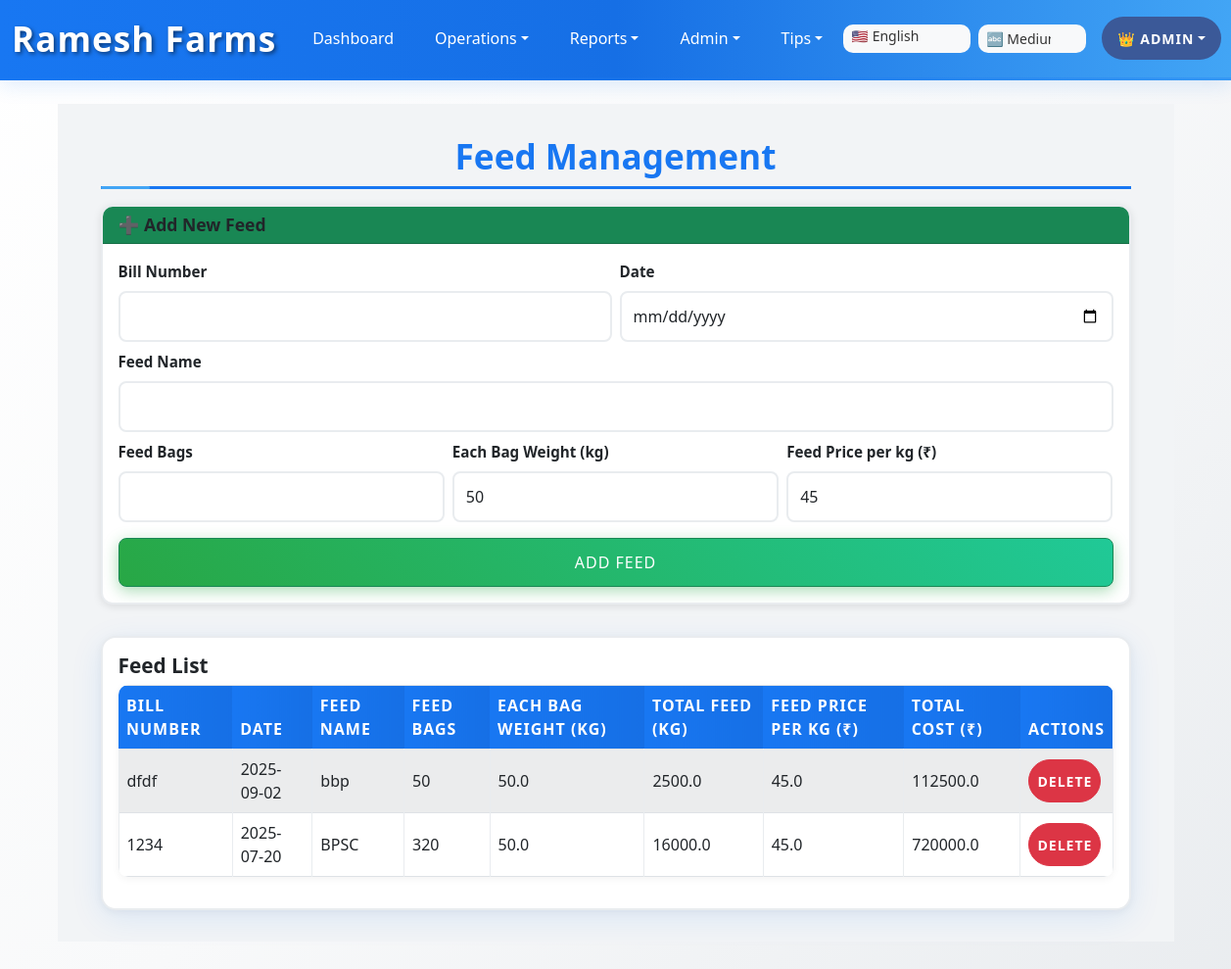
The page /feed_management (signed in) on the database as committed earlier.
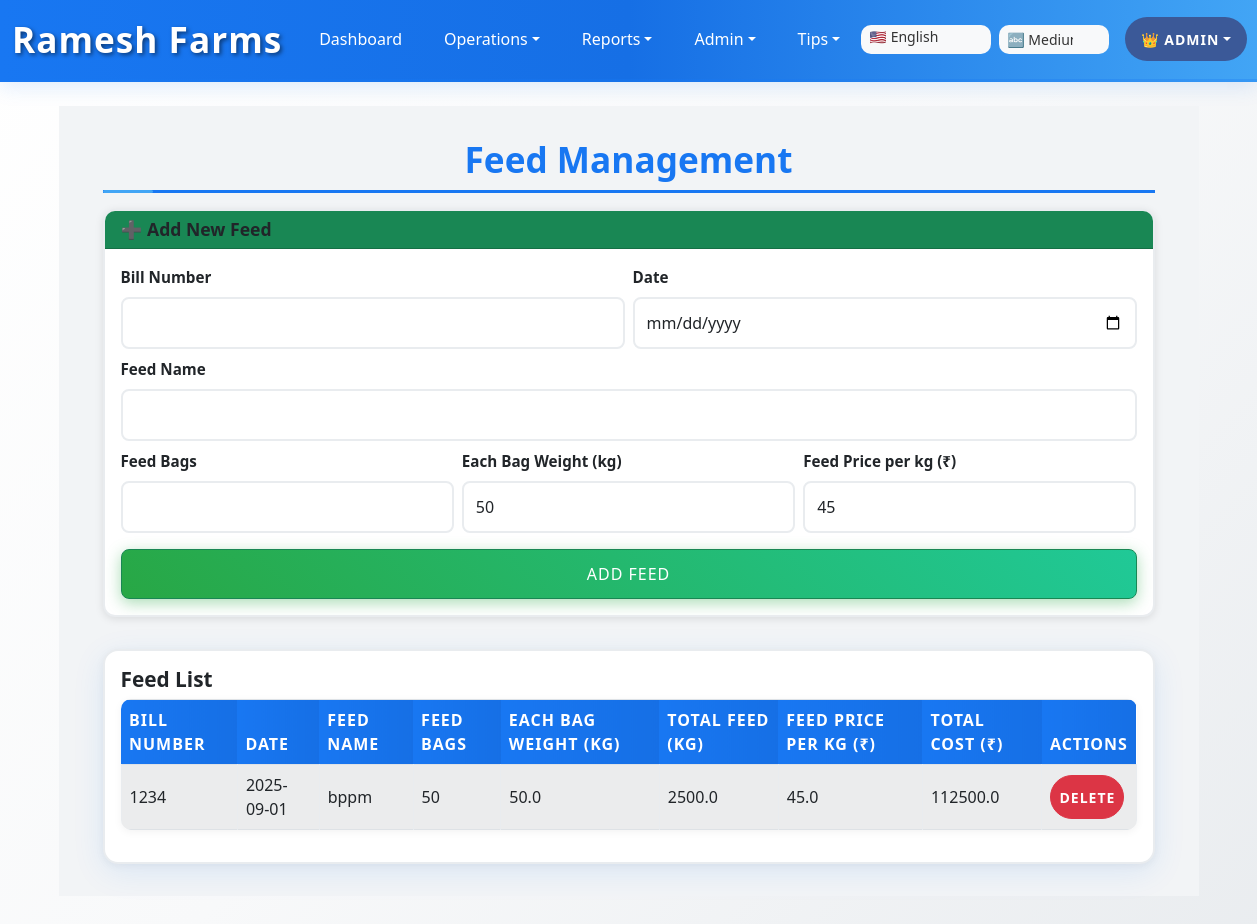
The same page on the database as committed later.
### app.py (models this page shows)
class Feed(db.Model):
    id = db.Column(db.Integer, primary_key=True)
    cycle_id = db.Column(db.Integer, nullable=True)  # Allow null for existing data
    bill_number = db.Column(db.String(50))
    date = db.Column(db.String(20))
    feed_name = db.Column(db.String(120))
    feed_bags = db.Column(db.Integer, default=0)
    bag_weight = db.Column(db.Float, default=50.0)
    total_feed_kg = db.Column(db.Float, default=0.0)
    price_per_kg = db.Column(db.Float, default=0.0)
    total_cost = db.Column(db.Float, default=0.0)
    feed_ext1 = db.Column(db.String(500), nullable=True)  # For feed management screen extensions
    feed_ext2 = db.Column(db.String(500), nullable=True)
    feed_ext3 = db.Column(db.Float, nullable=True)
    feed_ext4 = db.Column(db.Float, nullable=True)

### app.py (the view, shortened to what this page needs)
@app.route('/feed_management', methods=['GET', 'POST'])
@login_required
def feed_management():
    cycle = get_active_cycle()
    if not cycle:
        return redirect(url_for('setup'))
    feeds = Feed.query.filter_by(cycle_id=cycle.id).order_by(Feed.date.desc()).all()
    total_cost = sum(f.total_cost for f in feeds)
    return render_template('feed_management.html', feeds=feeds, total_cost=total_cost, cycle=cycle)

### app.py (called while the page is built)
def login_required(f):
    @wraps(f)
    def decorated_function(*args, **kwargs):
        if 'user_id' not in session:
            return redirect(url_for('login'))
        return f(*args, **kwargs)
    return decorated_function

def get_active_cycle():
    return Cycle.query.filter_by(status='active').order_by(Cycle.id.desc()).first()

### templates/feed_management.html (shortened to what this page needs)
{% extends 'base.html' %}
{% block content %}
<div class="mobile-container">
  <h2 class="mobile-header text-center mb-mobile-3" data-i18n="feed_management_title">🌾 Feed Management</h2>
  <div class="mobile-section">
    <div class="mobile-card card">
      <div class="card-header bg-success text-white p-mobile-2">
        <h6 class="mb-0">➕ Add New Feed</h6>
      </div>
      <div class="card-body p-mobile-2">
        <form method="POST">
          <div class="row g-2">
            <div class="col-12 col-md-6">
              <label for="bill_number" class="form-label mobile-content" data-i18n="feed_bill_no">Bill Number</label>
              <input id="bill_number" name="bill_number" type="text" class="mobile-input form-control" required>
            </div>
            <div class="col-12 col-md-6">
              <label for="date" class="form-label mobile-content" data-i18n="feed_date">Date</label>
              <input id="date" name="date" type="date" class="mobile-input form-control" value="{{ current_date }}" required>
            </div>
            <div class="col-12">
              <label for="feed_name" class="form-label mobile-content" data-i18n="feed_name">Feed Name</label>
              <input id="feed_name" name="feed_name" type="text" class="mobile-input form-control" required>
            </div>
            <div class="col-6 col-md-4">
              <label for="feed_bags" class="form-label mobile-content" data-i18n="feed_bags">Bags</label>
              <input id="feed_bags" name="feed_bags" type="number" min="1" class="mobile-input form-control" required>
            </div>
            <div class="col-6 col-md-4">
              <label for="bag_weight" class="form-label mobile-content" data-i18n="feed_bag_weight">Weight (kg)</label>
              <input id="bag_weight" name="bag_weight" type="number" step="0.01" class="mobile-input form-control" value="50" required>
            </div>
            <div class="col-12 col-md-4">
              <label for="price_per_kg" class="form-label mobile-content" data-i18n="feed_price_per_kg">Price/kg (₹)</label>
              <input id="price_per_kg" name="price_per_kg" type="number" step="0.01" class="mobile-input form-control" value="45" required>
            </div>
          </div>
          <div class="mt-3">
            <button type="submit" class="mobile-button btn btn-success w-100" data-i18n="feed_add_btn">🌾 Add Feed</button>
          </div>
        </form>
      </div>
    </div>
  </div>
<div class="card">
  <div class="card-body">
    <h5 data-i18n="feed_list_header">Feed List</h5>
    <div class="d-none d-md-block">
      <table class="table table-bordered table-striped">
        <thead>
          <tr>
            <th data-i18n="feed_bill_no">Bill No</th>
            <th data-i18n="feed_date">Date</th>
            <th data-i18n="feed_name">Feed Name</th>
            <th data-i18n="feed_bags">Bags</th>
            <th data-i18n="feed_bag_weight">Bag Weight (kg)</th>
            <th data-i18n="feed_total_feed">Total Feed (kg)</th>
            <th data-i18n="feed_price_per_kg">Price/kg (₹)</th>
            <th data-i18n="feed_total_cost">Total Cost (₹)</th>
            <th data-i18n="actions">Actions</th>
          </tr>
        </thead>
        <tbody>
          {% for feed in feeds %}
          <tr>
            <td>{{ feed.bill_number }}</td>
            <td>{{ feed.date }}</td>
            <td>{{ feed.feed_name }}</td>
            <td>{{ feed.feed_bags }}</td>
            <td>{{ feed.bag_weight }}</td>
            <td>{{ feed.total_feed_kg }}</td>
            <td>{{ feed.price_per_kg }}</td>
            <td>{{ feed.total_cost }}</td>
            <td>
              <button type="button" class="btn btn-sm btn-danger" onclick="deleteFeed({{ feed.id }}, '{{ feed.feed_name }}', '{{ feed.bill_number }}')" data-i18n="delete" title="Delete Feed Entry">
              </button>
            </td>
          </tr>
          {% endfor %}
        </tbody>
      </table>
    </div>
  </div>
</div>
{% endblock %}

Rows that differ between the two databases and show on the page:
removed Feed: bill_number "dfdf", date "2025-09-02", feed_name "bbp", feed_bags "50", bag_weight "50.0", total_feed_kg "2500.0", price_per_kg "45.0", total_cost "112500.0"
changed Feed: date "2025-07-20" → "2025-09-01"; feed_name "BPSC" → "bppm"; feed_bags "320" → "50"; total_feed_kg "16000.0" → "2500.0"; total_cost "720000.0" → "112500.0"
